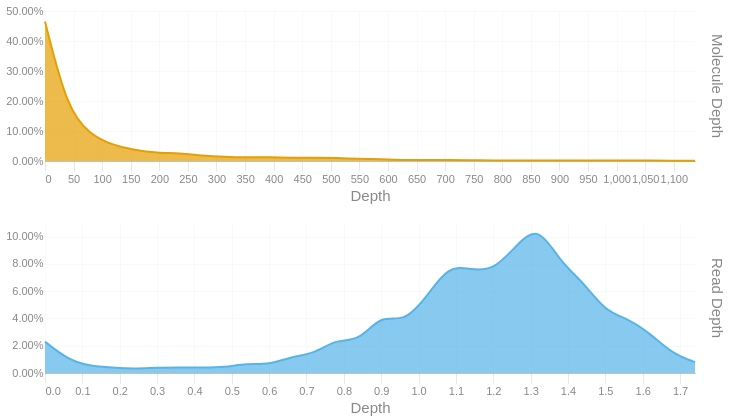

Source (notebook cell):
### Code cell
readdep = depth_hist(tb['Read Depth'], q99, 3)
readdep = readdep.with_columns(pl.lit('Read Depth').alias('Metric'))
if not SKIPLR:
    moldep = depth_hist(tb['Molecule Depth'], mol_q99, 1)
    moldep = moldep.with_columns(pl.lit('Molecule Depth').alias('Metric'))
    _hist = pl.concat([readdep, moldep])
    _hist = _hist.filter(pl.col('Proportion') != 0)
    with SafeRender(_hist):
        (
            alt.Chart(_hist)        
            .mark_area(interpolate = "basis")
            .encode(
                x=alt.X('Bin:Q').scale(domainMin=0).axis(alt.Axis(title='Depth')),
                y = alt.Y('Proportion:Q', title = None).axis(format = '.2%'),
                color = alt.Color('Metric:N').legend(None),
                row = alt.Row("Metric:N").header(title = None, labelOrient = 'right'),
                tooltip = [
                    alt.Tooltip("Metric:N", title = "Metric"),
                    alt.Tooltip('Interval:N', title = "Depth Interval"),
                    alt.Tooltip('Proportion:Q', title = "% Alignments").format('.2%')
                ]
            )
            .resolve_scale(x='independent', y='independent')
            .properties(
                height = 150, width = 650,
                usermeta={'embedOptions': {'downloadFileName': f'{samplename}.depth.hist'}}
            )
        ).display()
else:
    readdep = readdep.filter(pl.col('Proportion') != 0)
    with SafeRender(readdep):
        (
            alt.Chart(readdep)        
            .mark_area(interpolate = "basis")
            .encode(
                x=alt.X('Bin:Q').scale(domainMin=0).axis(alt.Axis(title='Depth')),
                y = alt.Y('Proportion:Q', title = None).axis(format = '.2%'),
                tooltip = [
                    alt.Tooltip('Interval:N', title = "Depth Interval"),
                    alt.Tooltip('Proportion:Q', title = "% Alignments").format('.2%')
                ]
            )
            .properties(
                usermeta={'embedOptions': {'downloadFileName': f'{samplename}.depth.hist'}}
            )
        ).display()

### Figure 1 — Vega-Lite specification as saved in the notebook (floating-point values rounded to 4 significant figures)
{"width": 650, "height": 150, "config": {"title": {"anchor": "start", "dy": -15, "fontSize": 18, "color": "#888888", "subtitleColor": "#888888", "subtitleFontSize": 14}, "arc": {"fill": "#0072B2"}, "axis": {"domainColor": "#888888", "domainWidth": 0.5, "gridWidth": 0.2, "grid": false, "titleFontWeight": 400, "titleFontSize": 15, "labelFontSize": 11, "labelColor": "#888888", "tickColor": "#888888", "tickWidth": 0.2, "titleColor": "#888888"}, "axisBand": {"grid": false}, "axisX": {"grid": true, "tickSize": 10, "domainCap": "round"}, "axisY": {"domain": false, "grid": true, "tickSize": 0, "domainCap": "round"}, "background": "transparent", "header": {"labelFontSize": 15, "labelColor": "#888888", "titleFontSize": 15, "titleFontWeight": 600, "titleColor": "#888888"}, "legend": {"labelFont": "sans-serif", "labelFontSize": 12, "labelColor": "#888888", "symbolSize": 100, "symbolType": "circle", "titleFontSize": 12, "titlePadding": 10, "titleColor": "#888888", "title": null}, "range": {"category": ["#E69F00", "#56B4E9", "#009E73", "#F0E442", "#0072B2", "#D55E00", "#CC79A7", "#000000"], "diverging": ["#cfe8f3", "#a2d4ec", "#73bfe2", "#46abdb", "#1696d2", "#12719e"]}, "area": {"fill": "#0072B2", "fillOpacity": 0.7, "line": true, "strokeOpacity": 0.7}, "line": {"color": "#0072B2", "stroke": "#0072B2", "strokeWidth": 2}, "trail": {"color": "#0072B2", "stroke": "#0072B2", "strokeWidth": 0, "size": 1}, "point": {"filled": true, "fillOpacity": 1.0, "size": 95}, "text": {"color": "#888888", "fontSize": 11, "align": "right", "fontWeight": 400, "size": 11}, "bar": {"fill": "#0072B2", "stroke": null}, "view": {"stroke": null, "continuousWidth": 660, "continuousHeight": 400}}, "data": {"name": "data-0119802ab245e54dafdabcb99148f2d9"}, "mark": {"type": "area", "interpolate": "basis"}, "encoding": {"color": {"field": "Metric", "legend": null, "type": "nominal"}, "row": {"field": "Metric", "header": {"title": null, "labelOrient": "right"}, "type": "nominal"}, "tooltip": [{"field": "Metric", "title": "Metric", "type": "nominal"}, {"field": "Interval", "title": "Depth Interval", "type": "nominal"}, {"field": "Proportion", "format": ".2%", "title": "% Alignments", "type": "quantitative"}], "x": {"axis": {"title": "Depth"}, "field": "Bin", "scale": {"domainMin": 0}, "type": "quantitative"}, "y": {"axis": {"format": ".2%"}, "field": "Proportion", "title": null, "type": "quantitative"}}, "resolve": {"scale": {"x": "independent", "y": "independent"}}, "usermeta": {"embedOptions": {"downloadFileName": "S3_Waccamaw_1719.depth.hist"}}, "$schema": "https://vega.github.io/schema/vega-lite/v6.1.0.json", "datasets": {"data-0119802ab245e54dafdabcb99148f2d9": [{"Bin": 0.0, "Interval": "0.0-0.06", "Proportion": 0.023, "Metric": "Read Depth"}, {"Bin": 0.06, "Interval": "0.06-0.12", "Proportion": 0.01, "Metric": "Read Depth"}, {"Bin": 0.12, "Interval": "0.12-0.18", "Proportion": 0.005, "Metric": "Read Depth"}, {"Bin": 0.18, "Interval": "0.18-0.24", "Proportion": 0.004, "Metric": "Read Depth"}, {"Bin": 0.24, "Interval": "0.24-0.3", "Proportion": 0.003, "Metric": "Read Depth"}, {"Bin": 0.3, "Interval": "0.3-0.36", "Proportion": 0.004, "Metric": "Read Depth"}, {"Bin": 0.36, "Interval": "0.36-0.42", "Proportion": 0.004, "Metric": "Read Depth"}, {"Bin": 0.42, "Interval": "0.42-0.48", "Proportion": 0.004, "Metric": "Read Depth"}, {"Bin": 0.48, "Interval": "0.48-0.54", "Proportion": 0.004, "Metric": "Read Depth"}, {"Bin": 0.54, "Interval": "0.54-0.6", "Proportion": 0.007, "Metric": "Read Depth"}, {"Bin": 0.6, "Interval": "0.6-0.66", "Proportion": 0.006, "Metric": "Read Depth"}, {"Bin": 0.66, "Interval": "0.66-0.72", "Proportion": 0.012, "Metric": "Read Depth"}, {"Bin": 0.72, "Interval": "0.72-0.78", "Proportion": 0.014, "Metric": "Read Depth"}, {"Bin": 0.78, "Interval": "0.78-0.84", "Proportion": 0.025, "Metric": "Read Depth"}, {"Bin": 0.84, "Interval": "0.84-0.9", "Proportion": 0.023, "Metric": "Read Depth"}, {"Bin": 0.9, "Interval": "0.9-0.96", "Proportion": 0.043, "Metric": "Read Depth"}, {"Bin": 0.96, "Interval": "0.96-1.02", "Proportion": 0.037, "Metric": "Read Depth"}, {"Bin": 1.02, "Interval": "1.02-1.08", "Proportion": 0.055, "Metric": "Read Depth"}, {"Bin": 1.08, "Interval": "1.08-1.14", "Proportion": 0.079, "Metric": "Read Depth"}, {"Bin": 1.14, "Interval": "1.14-1.2", "Proportion": 0.076, "Metric": "Read Depth"}, {"Bin": 1.2, "Interval": "1.2-1.26", "Proportion": 0.075, "Metric": "Read Depth"}, {"Bin": 1.26, "Interval": "1.26-1.32", "Proportion": 0.093, "Metric": "Read Depth"}, {"Bin": 1.32, "Interval": "1.32-1.38", "Proportion": 0.109, "Metric": "Read Depth"}, {"Bin": 1.38, "Interval": "1.38-1.44", "Proportion": 0.081, "Metric": "Read Depth"}, {"Bin": 1.44, "Interval": "1.44-1.5", "Proportion": 0.067, "Metric": "Read Depth"}, {"Bin": 1.5, "Interval": "1.5-1.56", "Proportion": 0.045, "Metric": "Read Depth"}, {"Bin": 1.56, "Interval": "1.56-1.62", "Proportion": 0.04, "Metric": "Read Depth"}, {"Bin": 1.62, "Interval": "1.62-1.68", "Proportion": 0.029, "Metric": "Read Depth"}, {"Bin": 1.68, "Interval": "1.68-1.74", "Proportion": 0.014, "Metric": "Read Depth"}, {"Bin": 1.74, "Interval": "1.74-1.8", "Proportion": 0.008, "Metric": "Read Depth"}, {"Bin": 0.0, "Interval": "0.0-39.2", "Proportion": 0.465, "Metric": "Molecule Depth"}, {"Bin": 39.2, "Interval": "39.2-78.4", "Proportion": 0.172, "Metric": "Molecule Depth"}, {"Bin": 78.4, "Interval": "78.4-117.6", "Proportion": 0.089, "Metric": "Molecule Depth"}, {"Bin": 117.6, "Interval": "117.6-156.8", "Proportion": 0.053, "Metric": "Molecule Depth"}, {"Bin": 156.8, "Interval": "156.8-196.0", "Proportion": 0.036, "Metric": "Molecule Depth"}, {"Bin": 196.0, "Interval": "196.0-235.3", "Proportion": 0.027, "Metric": "Molecule Depth"}, {"Bin": 235.3, "Interval": "235.3-274.5", "Proportion": 0.026, "Metric": "Molecule Depth"}, {"Bin": 274.5, "Interval": "274.5-313.7", "Proportion": 0.018, "Metric": "Molecule Depth"}, {"Bin": 313.7, "Interval": "313.7-352.9", "Proportion": 0.014, "Metric": "Molecule Depth"}, {"Bin": 352.9, "Interval": "352.9-392.1", "Proportion": 0.012, "Metric": "Molecule Depth"}, {"Bin": 392.1, "Interval": "392.1-431.3", "Proportion": 0.013, "Metric": "Molecule Depth"}, {"Bin": 431.3, "Interval": "431.3-470.5", "Proportion": 0.01, "Metric": "Molecule Depth"}, {"Bin": 470.5, "Interval": "470.5-509.7", "Proportion": 0.011, "Metric": "Molecule Depth"}, {"Bin": 509.7, "Interval": "509.7-548.9", "Proportion": 0.01, "Metric": "Molecule Depth"}, {"Bin": 548.9, "Interval": "548.9-588.1", "Proportion": 0.007, "Metric": "Molecule Depth"}, {"Bin": 588.1, "Interval": "588.1-627.3", "Proportion": 0.006, "Metric": "Molecule Depth"}, {"Bin": 627.3, "Interval": "627.3-666.5", "Proportion": 0.003, "Metric": "Molecule Depth"}, {"Bin": 666.5, "Interval": "666.5-705.8", "Proportion": 0.004, "Metric": "Molecule Depth"}, {"Bin": 705.8, "Interval": "705.8-745.0", "Proportion": 0.003, "Metric": "Molecule Depth"}, {"Bin": 745.0, "Interval": "745.0-784.2", "Proportion": 0.003, "Metric": "Molecule Depth"}, {"Bin": 784.2, "Interval": "784.2-823.4", "Proportion": 0.001, "Metric": "Molecule Depth"}, {"Bin": 823.4, "Interval": "823.4-862.6", "Proportion": 0.002, "Metric": "Molecule Depth"}, {"Bin": 862.6, "Interval": "862.6-901.8", "Proportion": 0.002, "Metric": "Molecule Depth"}, {"Bin": 901.8, "Interval": "901.8-941.0", "Proportion": 0.002, "Metric": "Molecule Depth"}, {"Bin": 941.0, "Interval": "941.0-980.2", "Proportion": 0.002, "Metric": "Molecule Depth"}, {"Bin": 980.2, "Interval": "980.2-1019.4", "Proportion": 0.002, "Metric": "Molecule Depth"}, {"Bin": 1019.0, "Interval": "1019.4-1058.6", "Proportion": 0.001, "Metric": "Molecule Depth"}, {"Bin": 1059.0, "Interval": "1058.6-1097.8", "Proportion": 0.002, "Metric": "Molecule Depth"}, {"Bin": 1098.0, "Interval": "1097.8-1137.1", "Proportion": 0.001, "Metric": "Molecule Depth"}, {"Bin": 1137.0, "Interval": "1137.1-1176.26", "Proportion": 0.001, "Metric": "Molecule Depth"}]}}
